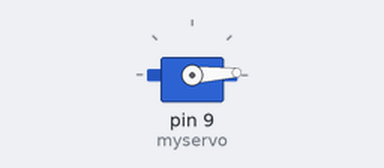
Bench run of a sketch on a simulated Arduino Uno, built with avr-gcc and run on an emulated ATmega328P. On the bench: servo.

Above: at 0.05 s.
At 1.0 s:
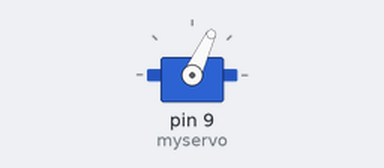
At 1.95 s:
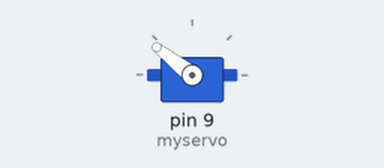
At 3.85 s:
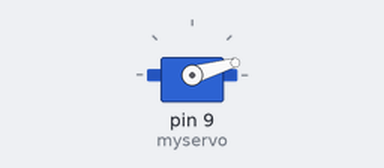
Timing chart, 0 to 5.3 s (numbered marks = the images above):
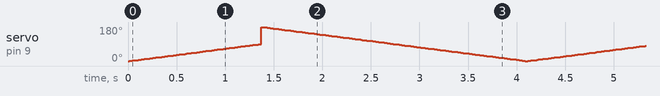

The sketch:

Web-shooter.ino
```cpp
#include <Servo.h>

Servo myservo;
int pos = 0;
void setup() {
  myservo.attach(9);
}

void loop() {
  for (pos = 0; pos <= 90; pos += 1) { // Går från 0 grader till 90 grader istället för 180 grader
    // Läggs till med 1 grad
    myservo.write(pos);
    delay(15);
  }
  for (pos = 180; pos >= 0; pos -= 1) { // Går från 180 grader till 0 grader
    myservo.write(pos);
    delay(15);
  }
}
```
